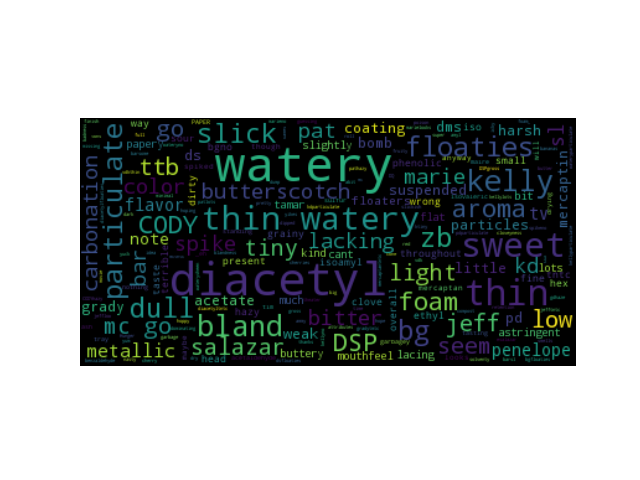

Source code (Python):
from wordcloud import WordCloud
import matplotlib.pyplot as plt
import pandas as pd
import numpy as np
import pickle
import spacy

plt.style.use('ggplot')
plt.close('all')

def gen_word_could(text,out_file):
    # # Generate a word cloud image
    # wordcloud = WordCloud().generate(text)
    #
    # # Display the generated image:
    # # the matplotlib way:
    #
    # plt.imshow(wordcloud, interpolation='bilinear')
    # plt.axis("off")

    # lower max_font_size
    wordcloud = WordCloud().generate(text)#max_font_size=40
    plt.figure(figsize=(8,4))
    plt.imshow(wordcloud, interpolation="bilinear")
    plt.axis("off")
    plt.savefig(out_file,dpi=400,facecolor='#ffffe6', edgecolor='none')

def word_cloud_by_df(df,nlp,outfile):
    df = df.replace(np.nan, '', regex=True)
    X = df[['cClarity', 'cAroma', 'cFlavor', 'cMouthfeel', 'cFresh','cNotFresh']].values
    text = ''.join([''.join(str(row).lower()) for row in X])
    text = text.replace('[',"")
    text = text.replace(']',"")
    text = text.replace('\'',"")
    text = text.replace('\n',"")
    text = text.replace('-tim',"")
    lem_word_string = lemmatize_words(nlp,text)
    lem_word_string = lem_word_string.replace('kelly',"")
    lem_word_string = lem_word_string.replace('aaron',"")
    lem_word_string = lem_word_string.replace(' tim ',"")
    lem_word_string = lem_word_string.replace(' kd ',"")
    lem_word_string = lem_word_string.replace(' sl ',"")
    lem_word_string = lem_word_string.replace(' pat ',"")
    lem_word_string = lem_word_string.replace(' e ',"")
    lem_word_string = lem_word_string.replace('salazar',"")
    lem_word_string = lem_word_string.replace(' bg ',"")
    lem_word_string = lem_word_string.replace(' tv ',"")
    lem_word_string = lem_word_string.replace(' cody ',"")
    lem_word_string = lem_word_string.replace(' mc ',"")
    lem_word_string = lem_word_string.replace(' grady ',"")
    lem_word_string = lem_word_string.replace(' gr ',"")
    lem_word_string = lem_word_string.replace('_eh',"")
    lem_word_string = lem_word_string.replace('jeff',"")
    lem_word_string = lem_word_string.replace('maire',"")
    lem_word_string = lem_word_string.replace('marie',"")
    lem_word_string = lem_word_string.replace('-ds',"")
    lem_word_string = lem_word_string.replace('penelope',"")
    lem_word_string = lem_word_string.replace('tamar',"")
    lem_word_string = lem_word_string.replace('pd',"")
    lem_word_string = lem_word_string.replace('dm',"dms")

    gen_word_could(lem_word_string,outfile)
    gen_word_could(text,'graphs/word_cloud_text.png')
    return lem_word_string, text

def lemmatize_words(nlp,words):
    tok_list = []
    doc = nlp(str(words))
    for w in doc:
        if w.is_stop == False:
            tok_list.append(w.lemma_)
    lem_word_string = " ".join(tok_list)
    return lem_word_string

if __name__ == '__main__':
    df = pd.read_pickle('data/joined_results.pickle')
    # dfco = df[df['correct']==1]
    # dfttb = df[df['mcFresh']==1]
    df= df.sample(10)
    # df = pd.concat([df,dfttb])
    if not 'nlp' in locals():
        print("Loading English Module...")
        nlp = spacy.load('en')
        nlp.vocab["thin"].is_stop = False
    # gen_word_could(text,'word_cloud.png')
    outfile = 'graphs/word_cloud.png'
    lem_word_string, text = word_cloud_by_df(df,nlp,outfile)
